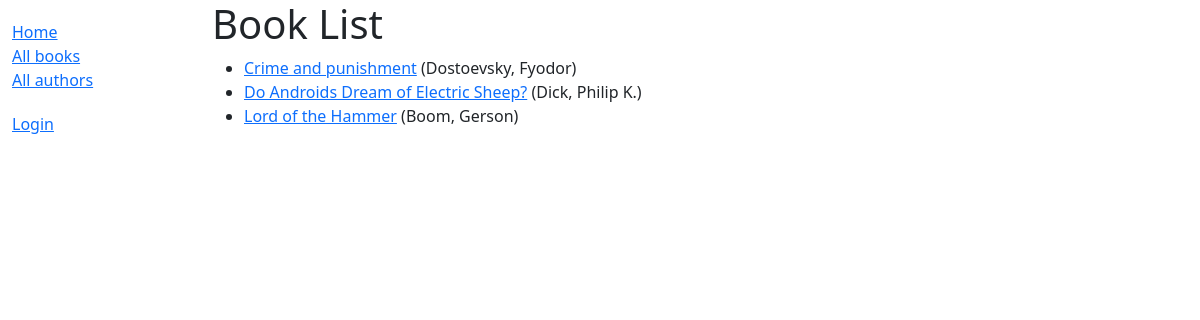
/catalog/books/, run on the app's committed database.
### catalog/models.py (models this page shows, shortened)
class Book(models.Model):
    title = models.CharField(max_length=200)
    author = models.ForeignKey('Author', on_delete=models.RESTRICT, null=True)
    summary = models.TextField(
        max_length=1000, help_text='Enter a brief description of the book')
    isbn = models.CharField('ISBN', max_length=13, unique=True, help_text='13 Character <a href="https://www.isbn-international.org/content/what-isbn">ISBN number</a>')
    genre = models.ManyToManyField(
        Genre, help_text="Select a genre for this book")
    class Meta:
        ordering = ['title', 'author']
    def get_absolute_url(self):
        return reverse('book-detail', args=[str(self.id)])
    def display_genre(self):
        """Create a string for the Genre. This is required to display genre in Admin."""
        return ', '.join(genre.name for genre in self.genre.all()[:3])
    display_genre.short_description = 'Genre'

class Author(models.Model):
    first_name = models.CharField(max_length=100)
    last_name = models.CharField(max_length=100)
    date_of_birth = models.DateField(null=True, blank=True)
    date_of_death = models.DateField('Died', null=True, blank=True)
    class Meta:
        ordering = ['last_name', 'first_name']
    def __str__(self):
        return f'{self.last_name}, {self.first_name}'

### catalog/views.py (the view)
# urls.py: path('books/', views.BookListView.as_view(), name='books'),
class BookListView(generic.ListView):
    model = Book
    context_object_name = 'book_list'
    paginate_by = 10

### catalog/templates/catalog/book_list.html
{% extends "base_generic.html" %}
{% block content %}
  <h1>Book List</h1>
  {% if book_list %}
    <ul>
      {% for book in book_list %}
      <li>
        <a href="{{ book.get_absolute_url }}">{{ book.title }}</a>
        ({{book.author}})
      </li>
      {% endfor %}
    </ul>
  {% else %}
    <p>There are no books in the library.</p>
  {% endif %}
{% endblock %}

### data on the page
Book: title "Crime and punishment", author "Dostoevsky, Fyodor"
Book: title "Do Androids Dream of Electric Sheep?", author "Dick, Philip K."
Book: title "Lord of the Hammer", author "Boom, Gerson"
